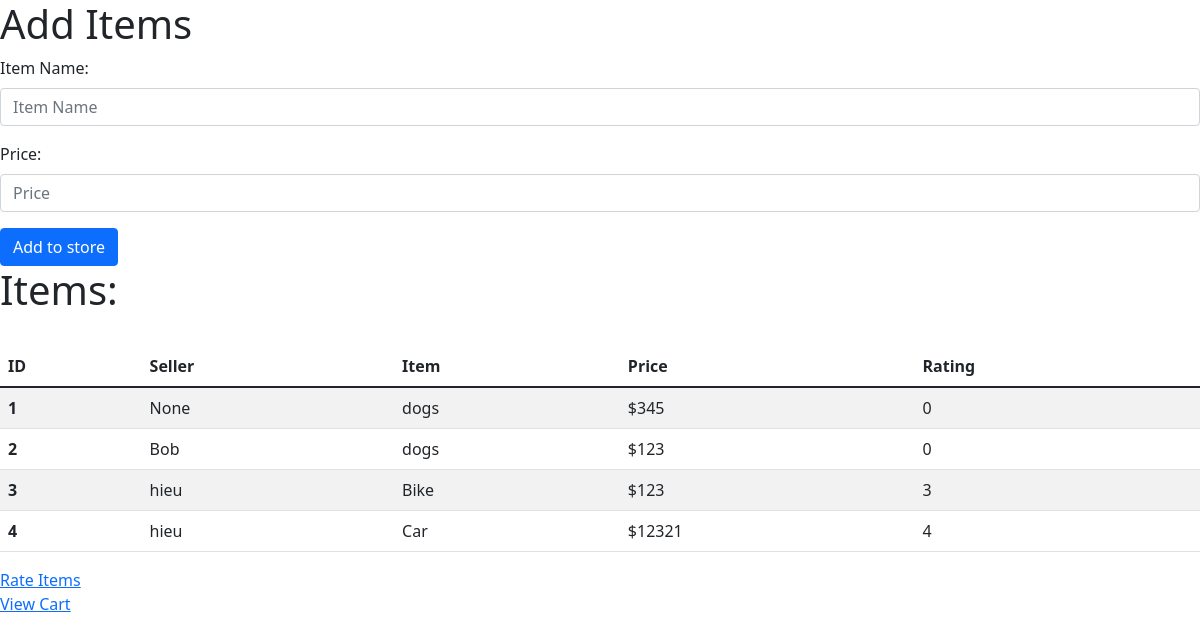
/items, run on an earlier commit of the app's database.
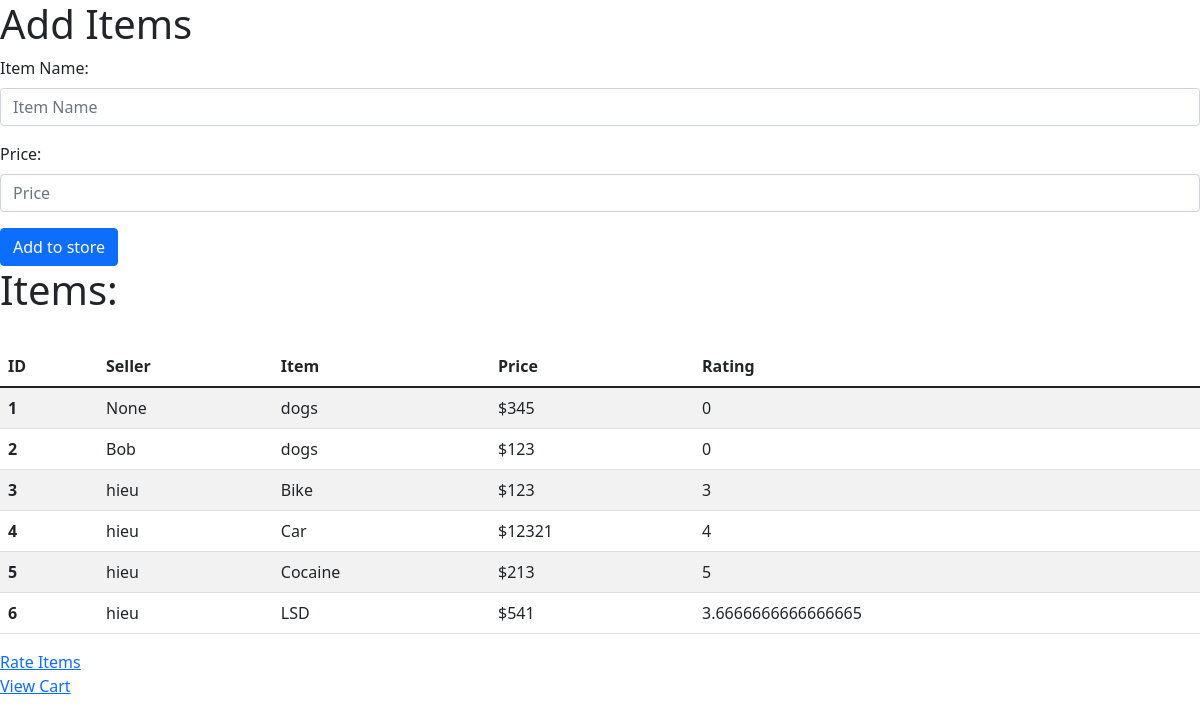
And on a later commit of the database.
### app/models.py (models this page shows, shortened)
class Item(db.Model):
    id = db.Column(db.Integer, primary_key=True)
    itemname = db.Column(db.String(256))
    seller = db.Column(db.String(64), db.ForeignKey('user.username'))
    price = db.Column(db.Integer)
    rating = db.Column(db.Integer)
    numberofratings = db.Column(db.Integer)
    sumofratings = db.Column(db.Integer)

### app/routes.py (the view, shortened to what this page needs)
@myapp_obj.route('/items', methods=['GET', 'POST'])
def addItem():
    db.create_all()
    return render_template('itemspage.html', items=Item.query.all())

### app/templates/itemspage.html (shortened to what this page needs)
<!doctype html>
<html lang="en">
  <head>
    <link href="https://cdn.jsdelivr.net/npm/bootstrap@5.1.3/dist/css/bootstrap.min.css" rel="stylesheet">
  </head>
  <body>
<h1>Add Items</h1>
<form action="#" method="post">
    <div class="mb-3">
        <label class="form-label">Item Name:</label>
        <input type="text" class="form-control" placeholder="Item Name" name="item">
    </div>
    <div class="mb-3">
        <label class="form-label">Price:</label>
        <input type="number" class="form-control" placeholder="Price" name="price">
    </div>
    <input type="submit" class="btn btn-primary" name="add_to_store" value="Add to store">
</form>
<h1>Items:</h1>
  <br>
  <table class="table table-striped">
  <thead>
    <tr>
      <th scope="col">ID</th>
      <th scope="col">Seller</th>
      <th scope="col">Item</th>
      <th scope="col">Price</th>
      <th scope="col">Rating</th>
    </tr>
  </thead>
  <tbody>
	  {% for item in items %}
    <tr>
      <th scope="row">{{ item.id }}</th>
      <td>{{ item.seller }}</td>
      <td>{{ item.itemname}}</td>
      <td>${{ item.price }}</td>
      <td>{{ item.rating }}</td>
    </tr>
    {% endfor %}
  </tbody>
</table>
<a href="{{url_for('rateItem')}}">Rate Items</a>
<br>
<a href="{{url_for('cart')}}">View Cart</a>
  </body>
</html>

What changed in the data, as far as the page shows it:
added Item: id "5", seller "hieu", itemname "Cocaine", price "213", rating "5"
added Item: id "6", seller "hieu", itemname "LSD", price "541", rating "3.6666666666666665"
